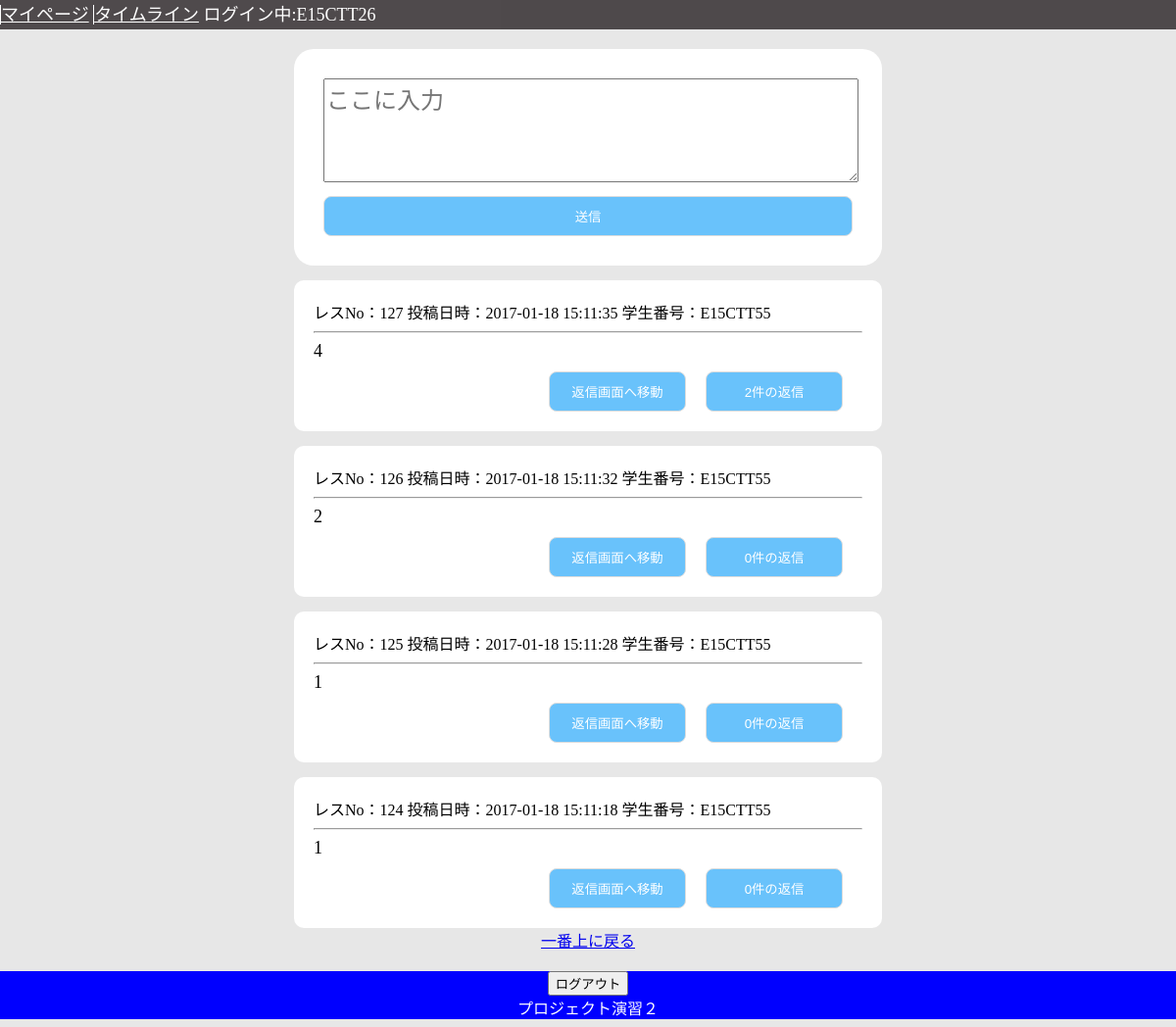
Screenshot of /board.php (signed in) with the database file from the repository.
### tables this page shows
CREATE TABLE textcontent (content_id INTEGER PRIMARY KEY,contentData VARCHAR,date VARCHAR,personalData VARCHAR);

### tool.php (called while the page is built, shortened)
<?php
function DBconnect(){
  try{
    $dsn = __DIR__;
    $dsn = preg_replace('/\\\/u','/',$dsn);
    $dsn .= '/test.sqlite3';
    $connect = new PDO("sqlite:".$dsn);
    $connect->setAttribute(PDO::ATTR_DEFAULT_FETCH_MODE, PDO::FETCH_ASSOC);
    }catch(Exception $e){
      echo "通信エラーが発生しました<br>";
      return null;
    }
	return $connect;
}
function searchTextContent(){
	$conn = DBconnect();
  try{
	$data = $conn->query("SELECT content_id,contentData,date,personalData FROM textcontent ORDER BY content_id DESC");
}catch(Exception $e){
}
	return $data;
}
function searchTimeLine(){
	$conn = DBconnect();
	$num = $conn->query("SELECT DISTINCT return_id FROM retweet");
	$array = array();
		$content = searchTextContent();
		foreach($content as $c){
			array_push($array,$c);
		}
    $id = array();
		foreach ($array as $key => $value) {
		  $id[$key] = $value['date'];
		}
		array_multisort($id, SORT_DESC, $array);
		return $array;
}
function commentCount($content_id){
	$conn = DBconnect();
	$c = $conn->query("SELECT COUNT(textContent_id = '$content_id' or null) AS count FROM returntextDB");
	$count = $c->fetch();
	return $count;
}
?>

### board.php (the view, shortened to what this page needs)
<?php
require "tool.php";
?>
<!DOCTYPE html>
<html>
<head>
  <link href="./CSS/boardMobile.css" rel="stylesheet" type="text/css" media="screen and (min-width: 320px) and (max-width:480px)" >
  <link href="./CSS/board.css" rel="stylesheet" type="text/css" media="screen and (min-width: 481px)" >
</head>
<body>
<header>
  <nav class="navFlex" name="top">
    <a href="#">マイページ</a>
    <a href="board.php">タイムライン</a>
    <?php
    echo "<span>ログイン中:".$_SESSION["userID"]."</span>";
      ?>
  </nav>
</header>
<div class="wrapper">
  <div class="timeLineWrapper">
    <div class="typeText">
        <ul>
          <li>
            <textarea class="inputForm" name="typeBoard" placeholder="ここに入力"></textarea>
          </li>
          <li>
            <input type="button" class="sendText" onclick="sendComment()" value="送信"/>
          </li>
          </ul>
    </div>
    <div id="contentArea">
<?php
    $timeLineData = searchTimeLine();
    foreach ($timeLineData as $r) {
        if($r['content_id'] != null){
          $num = commentCount($r["content_id"]);
          echo '<div class="content">';
            echo '<div class="accountInfo">';
              echo  'レスNo：'.$r["content_id"].' 投稿日時：'.$r["date"].' 学生番号：'.$r["personalData"];
              echo "<hr>";
            echo '</div>';
            echo '<div class="textContent">';
              echo $r["contentData"];
            echo '</div>';
            echo '<div class="goReplyPage">';
              echo '<input type="button" class="link btn" onclick="linkToReplyPage('.$r["content_id"].')" value = "返信画面へ移動">';
              echo '<input type="button"  class="link btn replyDisplay'.$r["content_id"].'" name="'.$r["content_id"].'" onclick="showReply('.$r["content_id"].','.$num["count"].')" value="'.$num["count"].'件の返信">';
            echo '</div>';
          echo '</div>';
      }
    }
?>
    </div>
  </div>
</div>
<div class="back">
  <a href="#top">一番上に戻る</a>
</div>
<footer>
  <form action="logout.php" method="post">
    <input type="submit" value="ログアウト" />
  </form>
  <span>プロジェクト演習２</span>
</footer>
</body>
</html>

### CSS/boardMobile.css (style rules this page uses)
body { margin-left: auto; margin-right: auto; background-color: rgb(231, 231, 231); max-width: 100%; }
header { height: 30px; background-color: rgba(52, 46, 49, 0.85); color: white; font-size: 16px; position: fixed; width: 100%; top:0px; }
.navFlex { color: white; }
.navFlex a { color: white; border-left: solid 1px white; }
.timeLineWrapper { width: auto; margin-top: 10px; margin-left: auto; margin-right: auto; }
.typeText { margin-top: 50px; margin-left: 10px; margin-right: 10px; background-color: white; border-radius: 20px; border: none; padding-top: 30px; padding-bottom: 30px; }
.typeText ul { padding: 0; width: 90%; margin: auto; }
.typeText ul li { list-style: none; width: 100%; }
.typeText ul li textarea { margin: auto; }
.sendText { background: rgb(105, 194, 251); border: 1px solid #DDD; border-radius: 8px; -moz-border-radius: 8px; -webkit-border-radius: 8px; color: white; width: 100px; padding: 10px 0; margin-right: 20px; margin-top: 10px; width: 100%; }
.inputForm { width: 100%; height: 60px; font-size: 18px; resize: vertical; }
.content { padding: 20px; margin-top: 15px; background-color: white; border-radius: 10px; border: none; font-size: 18px; margin-left: 15px; margin-right: 15px; }
.textContent:before { content: "\A" ; }
.goReplyPage:before { content: "\A" ; }
.accountInfo { font-size: 16px; }
.textContent { margin-bottom: 20px; word-wrap:break-word; word-break: break-word; }
.goReplyPage { text-align: right; }
.link { background: rgb(105, 194, 251); border: 1px solid #DDD; border-radius: 8px; -moz-border-radius: 8px; -webkit-border-radius: 8px; color: white; width: 100px; padding: 10px 0; margin-right: 20px; margin-top: 10px; width: 100%; }
.back { text-align: center; margin-left: auto; margin-right: auto; }
footer { margin-top: 20px; background-color: blue; text-align: center; bottom: 0px; color: white; }

### CSS/board.css (style rules this page uses)
body { margin-left: auto; margin-right: auto; background-color: rgb(231, 231, 231); }
header { height: 30px; background-color: rgba(52, 46, 49, 0.85); color: white; font-size: 18px; position: fixed; width: 100%; top:0px; }
.navFlex { color: white; }
.navFlex a { color: white; border-left: solid 1px white; }
.timeLineWrapper { width: 50%; margin-top: 10px; margin-left: auto; margin-right: auto; }
.typeText { margin-top: 50px; background-color: white; border-radius: 20px; padding-top: 30px; padding-bottom: 30px; }
.typeText ul { padding: 0; width: 90%; margin: auto; }
.typeText ul li { list-style: none; width: 100%; }
.typeText ul li textarea { margin: auto; }
.sendText { background: rgb(105, 194, 251); border: 1px solid #DDD; border-radius: 8px; -moz-border-radius: 8px; -webkit-border-radius: 8px; color: white; width: 100px; padding: 10px 0; margin-right: 20px; margin-top: 10px; width: 100%; }
.inputForm { width: 100%; height: 100px; font-size: 24px; resize: vertical; }
.content { border: none; padding: 20px; margin-top: 15px; background-color: white; border-radius: 10px; font-size: 18px; }
.btn { background: rgb(105, 194, 251); border: 1px solid #DDD; border-radius: 8px; -moz-border-radius: 8px; -webkit-border-radius: 8px; color: white; width: 140px; padding: 10px 0; margin-right: 20px; margin-top: 10px; }
.textContent:before { content: "\A" ; }
.goReplyPage:before { content: "\A" ; }
.accountInfo { font-size: 16px; }
.textContent { word-wrap:break-word; word-break: break-word; }
.goReplyPage { text-align: right; }
.link:first-child { margin-right:20px; }
.back { text-align: center; margin-left: auto; margin-right: auto; }
footer { margin-top: 20px; background-color: blue; text-align: center; bottom: 0px; color: white; }

### rows the page displays
textcontent: content_id "127", date "2017-01-18 15:11:35", personalData "E15CTT55", contentData "4"
textcontent: content_id "126", date "2017-01-18 15:11:32", personalData "E15CTT55", contentData "2"
textcontent: content_id "125", date "2017-01-18 15:11:28", personalData "E15CTT55", contentData "1"
textcontent: content_id "124", date "2017-01-18 15:11:18", personalData "E15CTT55", contentData "1"

### other values shown
$_SESSION["userID"] "E15CTT26"
